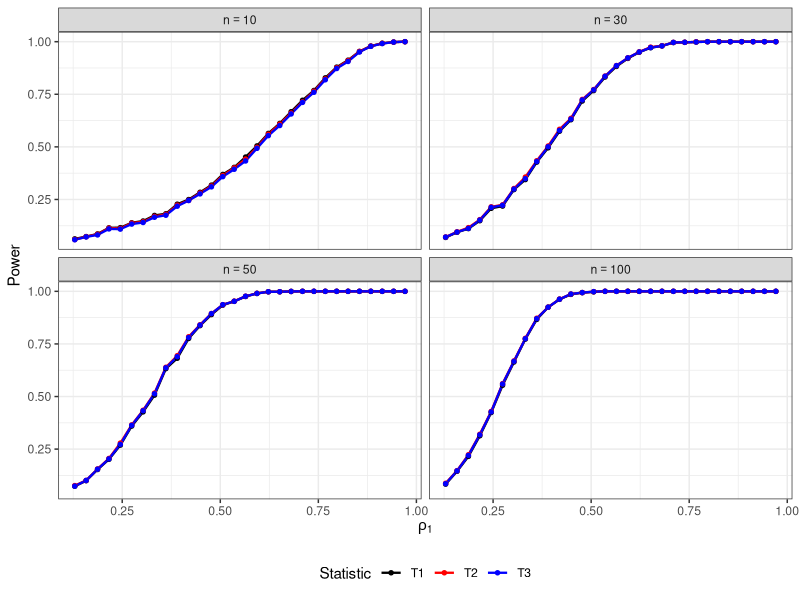
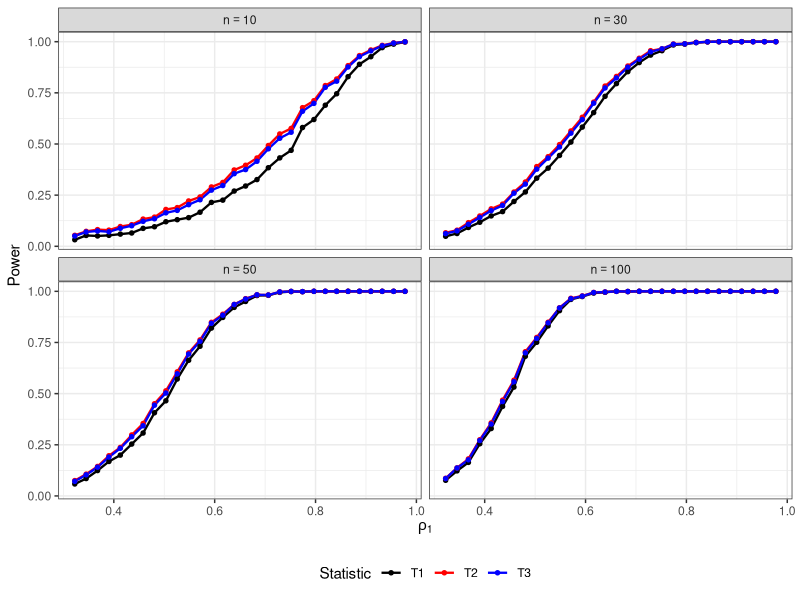
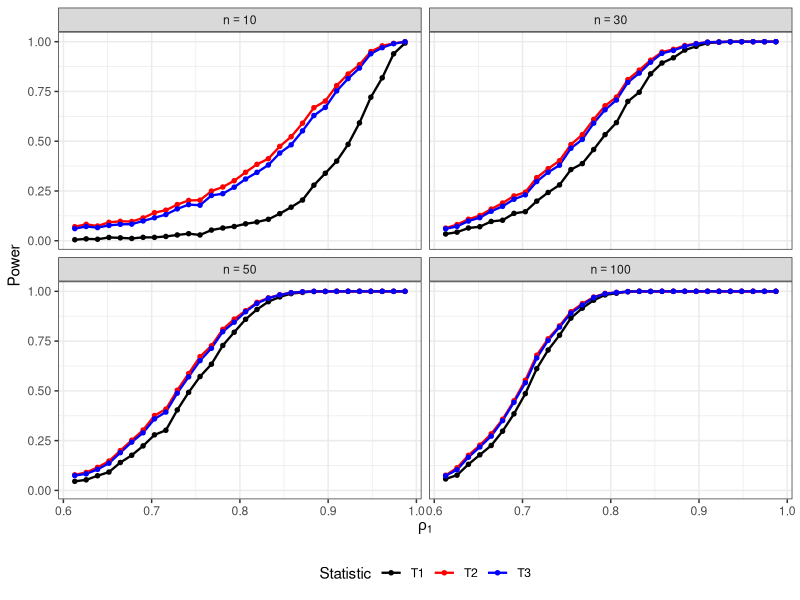
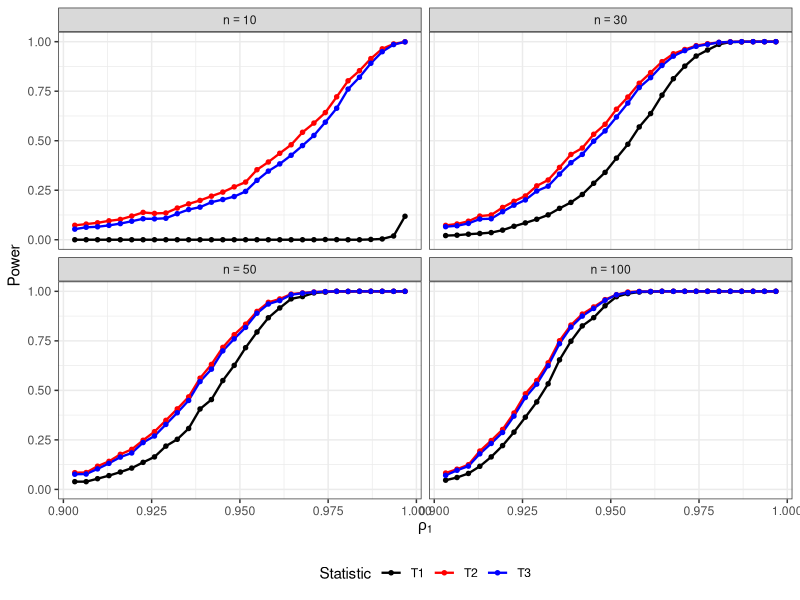

The R source for these figures, in order:


# ========================================================================================
# Power curves obtained by three methods for several values in the null and sample sizes
# ========================================================================================



library(MASS)
library(tidyr)
library(ggplot2)

set.seed(901)



run_power = function(rho0, n_grid = c(10, 30, 50, 100),R = 2000, cutoff = 1.645, k = 30) {
  alt_grid = seq(rho0, 1, length.out = k + 2)[-c(1, k + 2)] # 30 equispaced values
  power_results = data.frame()
  for (n in n_grid) {
    for (rho1 in alt_grid) {
      T_mat = matrix(NA_real_, nrow = R, ncol = 3)
      for (j in 1:R) {
        Z = mvrnorm(n, mu = c(0, 0),Sigma = matrix(c(1, rho1, rho1, 1), 2, 2))
        r = cor(Z[, 1], Z[, 2]); g = atanh(r)
        T_mat[j, ] = c(sqrt(n) * (r - rho0) / (1 - rho0^2), 
                       sqrt(n - 3) * (g - atanh(rho0)), 
                       sqrt(n - 3) * (g - atanh(rho0) - rho0 / (2 * (n - 1))))}
      power_results = rbind(power_results, data.frame(
        rho0 = rho0, n    = n, rho1 = rho1, T1   = mean(T_mat[, 1] > cutoff),
        T2   = mean(T_mat[, 2] > cutoff),T3   = mean(T_mat[, 3] > cutoff)
      ))}}
  power_results
}



plot_power = function(power_results) {
  power_long = pivot_longer(power_results, cols = c(T1, T2, T3),
                            names_to = "Statistic", values_to = "Power")
  ggplot(power_long,aes(x = rho1,y = Power,colour = Statistic)) +
    geom_line(linewidth = 0.8) + geom_point(size = 1.2) +
    facet_wrap(~ n, labeller = label_bquote(n == .(n))) +
    labs(x = expression(rho[1]), y = "Power") +
    scale_colour_manual(values = c(T1 = "black", T2 = "red", T3 = "blue")) +
    theme_bw() + theme(legend.position="bottom")
}



rho_values = c(0.1,0.3,0.6,0.9)
power_list = lapply(rho_values, run_power)

plot_power(power_list[[1]])
plot_power(power_list[[2]])
plot_power(power_list[[3]])
plot_power(power_list[[4]])
